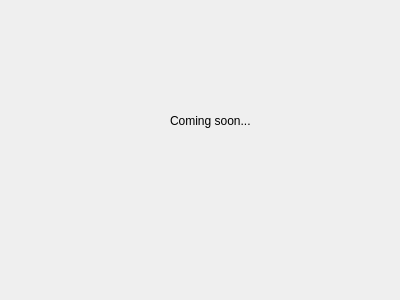
<?xml version="1.0" encoding="UTF-8"?>
<ui version="4.0">
 <class>Dialog</class>
 <widget class="QDialog" name="Dialog">
  <property name="geometry">
   <rect>
    <x>0</x>
    <y>0</y>
    <width>400</width>
    <height>300</height>
   </rect>
  </property>
  <property name="windowTitle">
   <string>Dialog</string>
  </property>
  <widget class="QLabel" name="label">
   <property name="geometry">
    <rect>
     <x>170</x>
     <y>100</y>
     <width>131</width>
     <height>41</height>
    </rect>
   </property>
   <property name="text">
    <string>Coming soon...</string>
   </property>
  </widget>
 </widget>
 <resources/>
 <connections/>
</ui>
